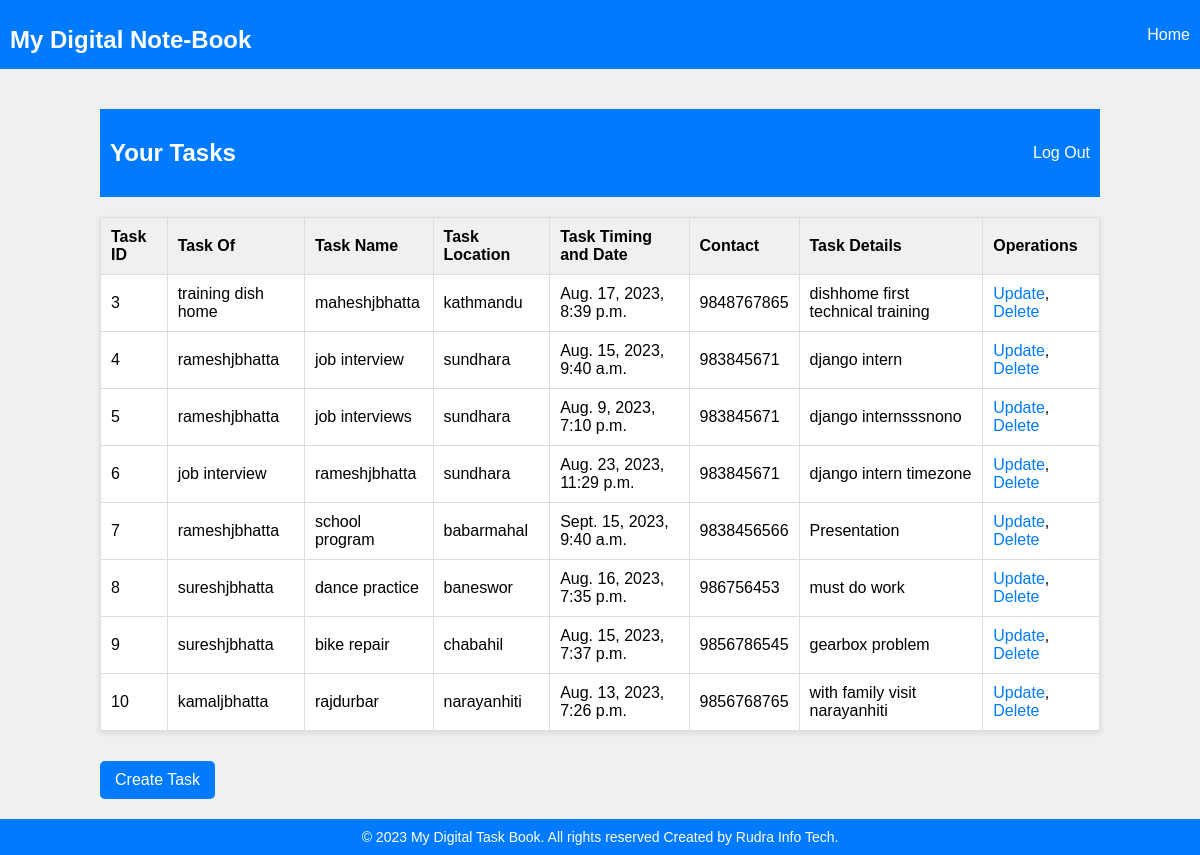
Page /home/ on the earlier database version.
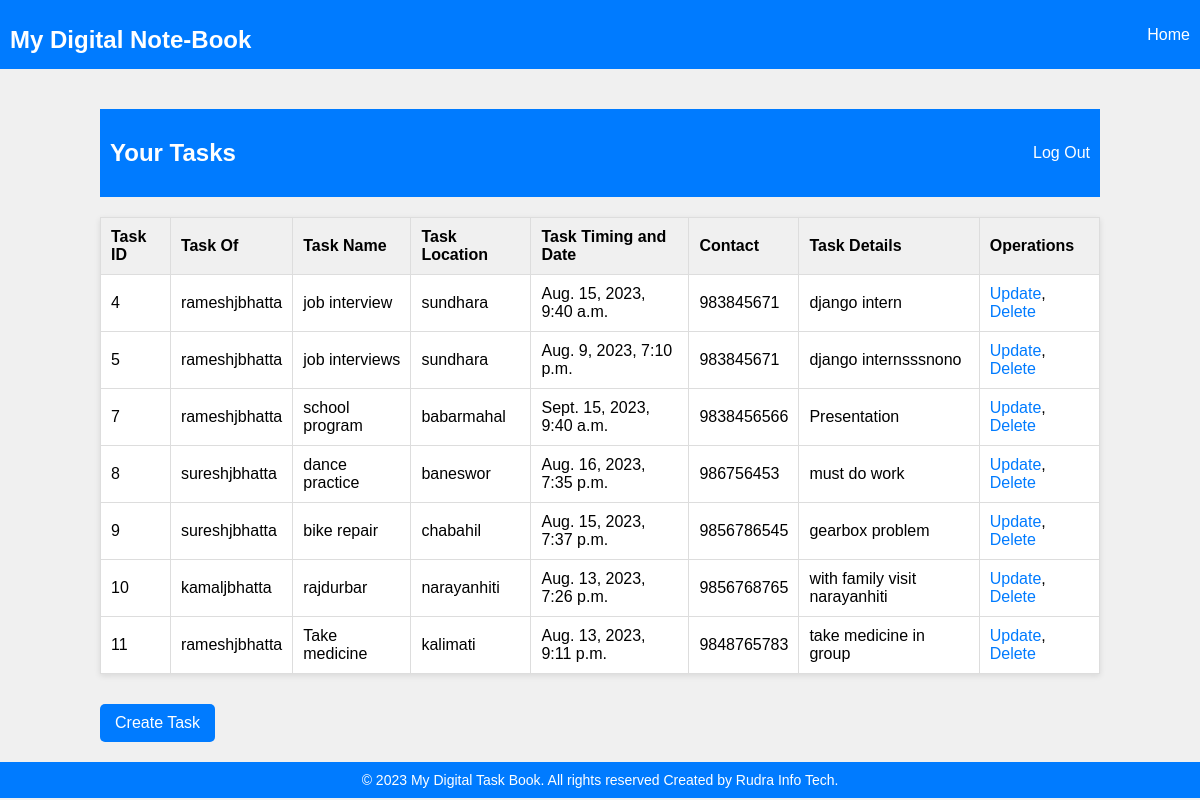
Same page on the later database version.
### taskbook/models.py (models this page shows, shortened)
class TaskInfo(models.Model):
      usertask = models.CharField(blank=False,null=False,max_length=150)
      taskname=models.CharField(max_length=250)
      location=models.CharField(max_length=250)
      mobile=models.IntegerField()
      timedate=models.DateTimeField()
      details=models.TextField(max_length=400)
      class Meta:
        db_table = "taskinfo"

### taskbook/views.py (the view)
# urls.py: 2. Add a URL to urlpatterns:  path('', views.home, name='home')
def home(request):
    tasks = TaskInfo.objects.all()  # Filter tasks based on the logged-in user
    return render(request, 'taskbook/home.html', {'tasks': tasks})

### taskbook/templates/taskbook/home.html (shortened to what this page needs)
{% load static %}
{% include 'taskbook/header.html' %}
    <div class="container">
        <header>
            <h2>Your Tasks {{user.username}}</h2>
            <a href="{% url 'logoutpage' %}">Log Out</a>
        </header>
        <table>
            <tr>
                <th>Task ID</th>
                <th>Task Of</th>
                <th>Task Name</th>
                <th>Task Location</th>
                <th>Task Timing and Date</th>
                <th>Contact</th>
                <th>Task Details</th>
                <th>Operations</th>
            </tr>
            {% for task in tasks %}
            <tr>
                <td>{{ task.id }}</td>
                <td>{{ task.usertask }}</td>
                <td>{{ task.taskname }}</td>
                <td>{{ task.location }}</td>
                <td>{{ task.timedate }}</td>
                <td>{{ task.mobile }}</td>
                <td>{{ task.details }}</td>
                <td><a href="{% url 'updatepage' task.id %}">Update</a>,
                    <a href="{% url 'deletepage' task.id %}">Delete</a></td>
            </tr>
            {% endfor %}
        </table>
        <a class="create-link" href="{% url 'createpage' %}">Create Task</a>
    </div>
{% include 'taskbook/footer.html' %}

Differences in the rows shown:
removed TaskInfo: id "3", usertask "training dish home", taskname "maheshjbhatta", location "kathmandu", timedate "Aug. 17, 2023, 8:39 p.m.", mobile "9848767865", details "dishhome first technical training"
removed TaskInfo: id "6", usertask "job interview", taskname "rameshjbhatta", location "sundhara", timedate "Aug. 23, 2023, 11:29 p.m.", mobile "983845671", details "django intern timezone"
added TaskInfo: id "11", usertask "rameshjbhatta", taskname "Take medicine", location "kalimati", timedate "Aug. 13, 2023, 9:11 p.m.", mobile "9848765783", details "take medicine in group"
